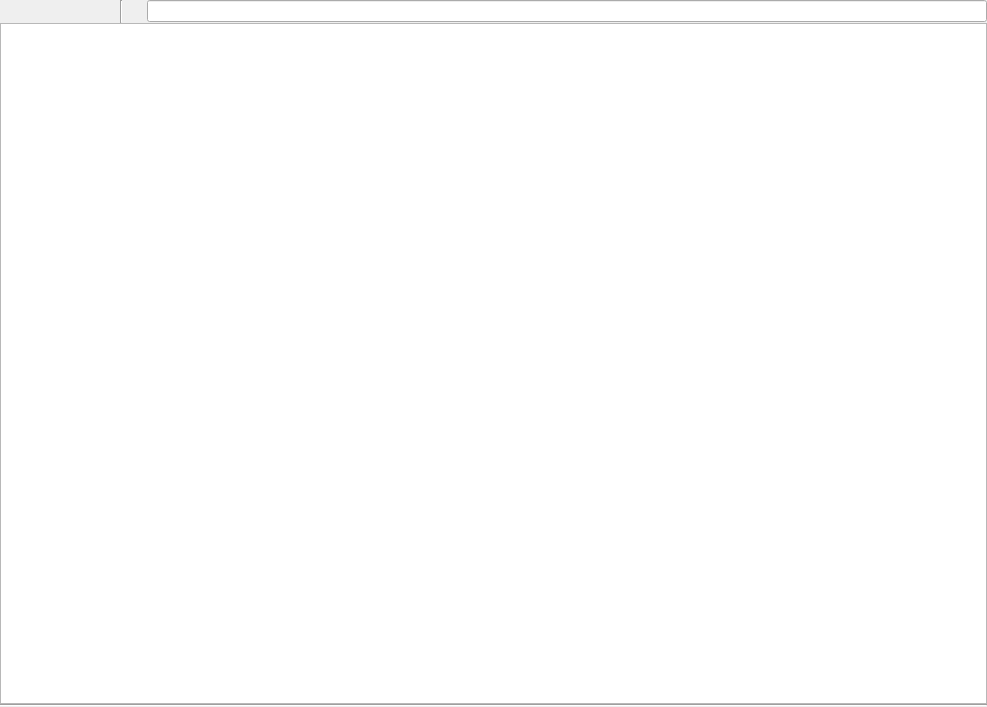
<?xml version="1.0" encoding="UTF-8"?>
<ui version="4.0">
 <class>PlaylistContainer</class>
 <widget class="QWidget" name="PlaylistContainer">
  <property name="geometry">
   <rect>
    <x>0</x>
    <y>0</y>
    <width>987</width>
    <height>707</height>
   </rect>
  </property>
  <property name="windowTitle">
   <string>Form</string>
  </property>
  <layout class="QVBoxLayout" name="verticalLayout_2">
   <property name="spacing">
    <number>0</number>
   </property>
   <property name="margin">
    <number>0</number>
   </property>
   <item>
    <layout class="QHBoxLayout" name="horizontalLayout">
     <item>
      <widget class="QToolButton" name="create_new">
       <property name="autoRaise">
        <bool>true</bool>
       </property>
      </widget>
     </item>
     <item>
      <widget class="QToolButton" name="load">
       <property name="autoRaise">
        <bool>true</bool>
       </property>
      </widget>
     </item>
     <item>
      <widget class="QToolButton" name="save">
       <property name="autoRaise">
        <bool>true</bool>
       </property>
      </widget>
     </item>
     <item>
      <widget class="QToolButton" name="undo">
       <property name="autoRaise">
        <bool>true</bool>
       </property>
      </widget>
     </item>
     <item>
      <widget class="QToolButton" name="redo">
       <property name="autoRaise">
        <bool>true</bool>
       </property>
      </widget>
     </item>
     <item>
      <widget class="Line" name="line_2">
       <property name="orientation">
        <enum>Qt::Vertical</enum>
       </property>
      </widget>
     </item>
     <item>
      <widget class="QToolButton" name="clear">
       <property name="autoRaise">
        <bool>true</bool>
       </property>
      </widget>
     </item>
     <item>
      <widget class="LineEdit" name="filter">
       <property name="hint" stdset="0">
        <string>Playlist search</string>
       </property>
      </widget>
     </item>
    </layout>
   </item>
   <item>
    <widget class="PlaylistView" name="playlist">
     <property name="acceptDrops">
      <bool>true</bool>
     </property>
     <property name="editTriggers">
      <set>QAbstractItemView::EditKeyPressed|QAbstractItemView::SelectedClicked</set>
     </property>
     <property name="dragEnabled">
      <bool>true</bool>
     </property>
     <property name="dragDropMode">
      <enum>QAbstractItemView::DragDrop</enum>
     </property>
     <property name="selectionMode">
      <enum>QAbstractItemView::ExtendedSelection</enum>
     </property>
     <property name="rootIsDecorated">
      <bool>false</bool>
     </property>
     <property name="uniformRowHeights">
      <bool>true</bool>
     </property>
     <property name="itemsExpandable">
      <bool>false</bool>
     </property>
     <property name="sortingEnabled">
      <bool>true</bool>
     </property>
     <property name="allColumnsShowFocus">
      <bool>true</bool>
     </property>
    </widget>
   </item>
   <item>
    <widget class="QWidget" name="widget" native="true">
     <layout class="QVBoxLayout" name="verticalLayout">
      <property name="spacing">
       <number>0</number>
      </property>
      <property name="margin">
       <number>0</number>
      </property>
      <item>
       <widget class="PlaylistTabBar" name="tab_bar" native="true"/>
      </item>
      <item>
       <widget class="Line" name="line">
        <property name="orientation">
         <enum>Qt::Horizontal</enum>
        </property>
       </widget>
      </item>
     </layout>
    </widget>
   </item>
  </layout>
 </widget>
 <customwidgets>
  <customwidget>
   <class>LineEdit</class>
   <extends>QLineEdit</extends>
   <header>widgets/lineedit.h</header>
  </customwidget>
  <customwidget>
   <class>PlaylistView</class>
   <extends>QTreeView</extends>
   <header>playlist/playlistview.h</header>
  </customwidget>
  <customwidget>
   <class>PlaylistTabBar</class>
   <extends>QWidget</extends>
   <header>playlist/playlisttabbar.h</header>
   <container>1</container>
  </customwidget>
 </customwidgets>
 <resources/>
 <connections/>
</ui>
